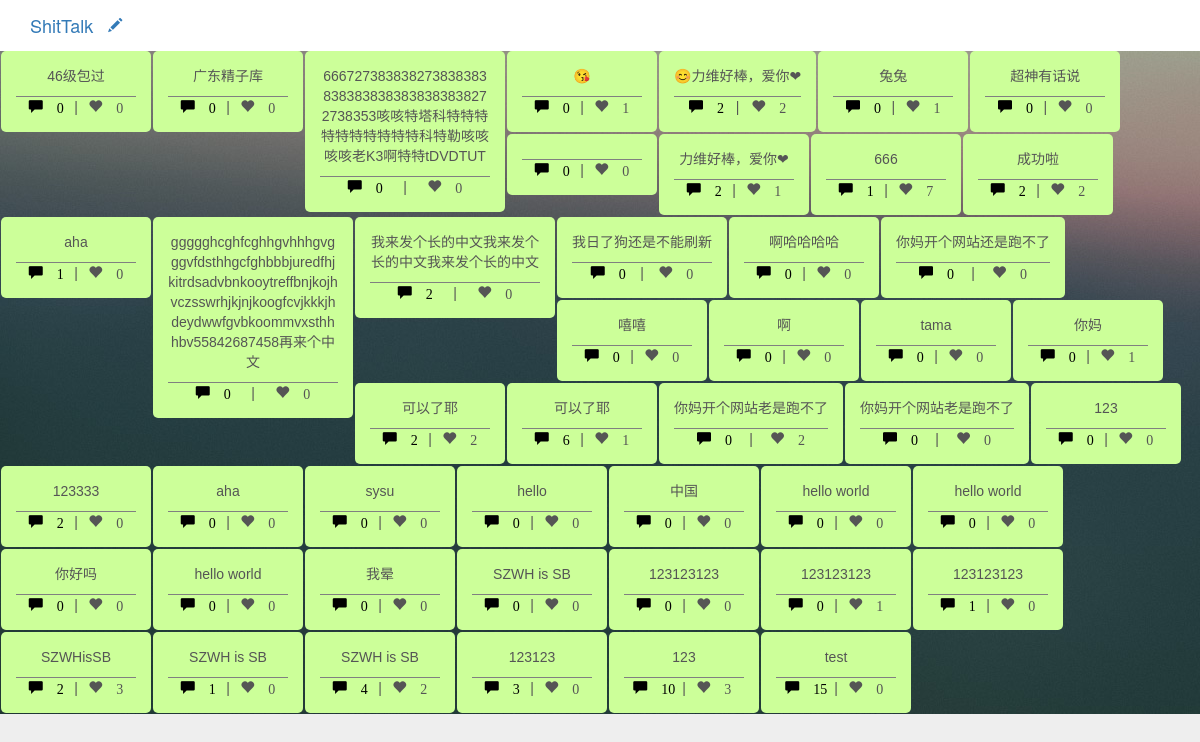
The page / on the database its author committed.
### Model.py (models this page shows, shortened)
class Post(db.Model):
	id = db.Column(db.Integer, primary_key=True)
	content = db.Column(db.Text)
	like_num = db.Column(db.Integer, default = 0)
	create_time = db.Column(db.DateTime, default=datetime.datetime.now)
	location = db.Column(db.Integer)
	comment_id = db.relationship('PostComment', backref='post')

### ShitTalk.py (the view)
@app.route('/', methods=['GET', 'POST'])
def index():
	if request.method == 'POST':
		if request.form['post_content'] != "":
			cont = request.form['post_content']
			locat = 0
			addTalk.delay(cont, locat)
			return redirect(url_for('index'))
	post = Post.query.all()
	post_id = []
	post_contents = []
	post_like = []
	comment_num = []
	for x in range(0,len(post))[::-1]:
		post_id.append(str(post[x].id))
		post_contents.append(post[x].content)
		post_like.append(post[x].like_num)
		comment_num.append(len(PostComment.query.filter_by(post_id = int(post[x].id)).all()))
	length = len(post)
	return render_template('index.html', post_id = post_id, comment_num = comment_num, post_like = post_like, post_contents = post_contents, length = length)

### templates/index.html (shortened to what this page needs)
<!DOCTYPE html>
<html>
    <head>
        <link rel="stylesheet" type="text/css" href="../static/default.css">
        <link rel="stylesheet" href="../static/lib/genericons/genericons.css" type="text/css">
        <link rel="stylesheet" href="../static/base.css" type="text/css">
        <link rel="stylesheet" href="../static/assets/css/bootstrap.css" type="text/css">
        <link rel="stylesheet" href="../static/assets/css/google-plus.css" type="text/css">
        <link rel="stylesheet" href="../static/assets/css/bootstrap.min.css" type="text/css">
    </head>
    <body background="../static/img/background.jpg">
        <div id="ptr">
        </div>
        <div class="navbar navbar-fixed-top header"style="#background: url(../static/img/blur.png)">
            <div class="col-md-12">
                <div class="navbar-header" >
                    <a href="#" class="navbar-brand">ShitTalk</a>
                    <div class="write"><a href="#inputModal" data-toggle="modal"><div class="glyphicon glyphicon-pencil" aria-hidden="true"></div></a></div>
                </div>
            </div>
        </div>
        <div id="content">
            <div class="masonry">
                {% for i in range(length) %}
                <div class="box panel-body" style="background-color: #CCFF99;">
                    <div style="overflow: hidden;"><p>{{ post_contents[i] }}</p></div>
                    <div class="box-fun">
                        <a href="{{ '/comment/'+ post_id[i] }}">
                            <div class="glyphicon glyphicon-comment" aria-hidden="true">
                                <span class="num">{{ comment_num[i] }}</span>
                            </div>
                        </a>
                        <span>|</span>
                        <div class="glyphicon glyphicon-heart" id="{{ post_id[i] }}" aria-hidden="true">
                            <span class="num">{{ post_like[i] }}</span>
                        </div>
                    </div>
                </div>
                {% endfor %}
            </div>
        </div>
    </body>
</html>

### static/default.css (style rules this page uses)
* { -webkit-box-sizing: border-box; -moz-box-sizing: border-box; box-sizing: border-box; }
#content { margin-top: 50px; }
.box p { word-break:break-word; }
.box { float: left; min-width: 150px; max-width: 200px; background: #FFCC99; border: 0; margin: 1px; border-color: hsla(0, 0%, 0%, 0.5); text-align: center; border-radius: 5px; padding-bottom: 0; }
.num { margin: 0; border: 0; padding: 0; }
.box-fun { width: 100%; display: inline-block; border-top: 1px solid gray; text-align: center; border-bottom: 0px; padding-bottom: 0px; margin-bottom: 0px; }
.box-fun div { display: inline-block; width: 40%; margin: auto; }
.box-fun span { width: 1%; margin: 0; border: 0; padding: 0; }
.masonry { background: url(../static/img/background.jpg); overflow: auto; }
.write { display: inline-block; float: right; margin-top: 15px; }
.box-fun a { color: black; }

### static/base.css (style rules this page uses)
html, body { height: 100%; }
body { background: #333; margin: 0; }
#ptr { position: absolute; top: 0; left: 0; width: 100%; color: gray; z-index: 10; text-align: center; height: 50px; }
#content { background: #eee; min-height: 100%; z-index: 20; -webkit-backface-visibility: hidden; -webkit-perspective: 1000; text-align: center; font-family: Helvetica, Arial, sans-serif; color: #555; box-sizing: border-box; }

### static/assets/css/google-plus.css (style rules this page uses)
body { background-color:#e0e0e0; -webkit-font-smoothing: antialiased; font: normal 14px Roboto,arial,sans-serif; }
.header { background-color:#ffffff;border-width:0; }

### rows shown on the page
Post: content "46级包过"
Post: content "广东精子库"
Post: content "6667273838382738383838383838383838383838272738353咳咳特塔科特特特特特特特特特特科特勒咳咳咳咳老K3啊特特tDVDTUT"
Post: content "😊力维好棒，爱你❤"
Post: content "兔兔"
Post: content "超神有话说"
Post: content "力维好棒，爱你❤"
Post: content "666"
Post: content "成功啦"
Post: content "aha"
Post: content "ggggghcghfcghhgvhhhgvgggvfdsthhgcfghbbbjuredfhjkitrdsadvbnkooytreffbnjkojhvczsswrhjkjnjkoogfcvjkkkjhdeydwwfgvbkoommvxsthhhbv55842687458再来个中文"
Post: content "我来发个长的中文我来发个长的中文我来发个长的中文"
Post: content "我日了狗还是不能刷新"
Post: content "啊哈哈哈哈"
Post: content "你妈开个网站还是跑不了"
Post: content "嘻嘻"
Post: content "tama"
Post: content "你妈"
Post: content "可以了耶"
Post: content "可以了耶"
Post: content "你妈开个网站老是跑不了"
Post: content "你妈开个网站老是跑不了"
Post: content "123"
Post: content "123333"
Post: content "aha"
Post: content "sysu"
Post: content "hello"
Post: content "中国"
Post: content "hello world"
Post: content "hello world"
Post: content "你好吗"
Post: content "hello world"
Post: content "我晕"
Post: content "SZWH is SB"
Post: content "123123123"
Post: content "123123123"
Post: content "123123123"
Post: content "SZWHisSB"
Post: content "SZWH is SB"
Post: content "SZWH is SB"
Post: content "123123"
Post: content "123"
Post: content "test"

### other values the page prints
{{ comment_num[i] }} "0" "0" "0" "0" "2" "0" "0" "0" "2" "1" "2" "1" "0" "2" "0" "0" "0" "0" "0" "0" "0" "2" "6" "0" "0" "0" "2" "0" "0" "0" "0" "0" "0" "0" "0" "0" "0" "0" "0" "1" "2" "1" "4" "3" "10" "15"
{{ post_like[i] }} "0" "0" "0" "1" "2" "1" "0" "0" "1" "7" "2" "0" "0" "0" "0" "0" "0" "0" "0" "0" "1" "2" "1" "2" "0" "0" "0" "0" "0" "0" "0" "0" "0" "0" "0" "0" "0" "0" "1" "0" "3" "0" "2" "0" "3" "0"
{{ post_contents[i] }} "😘" "啊"
